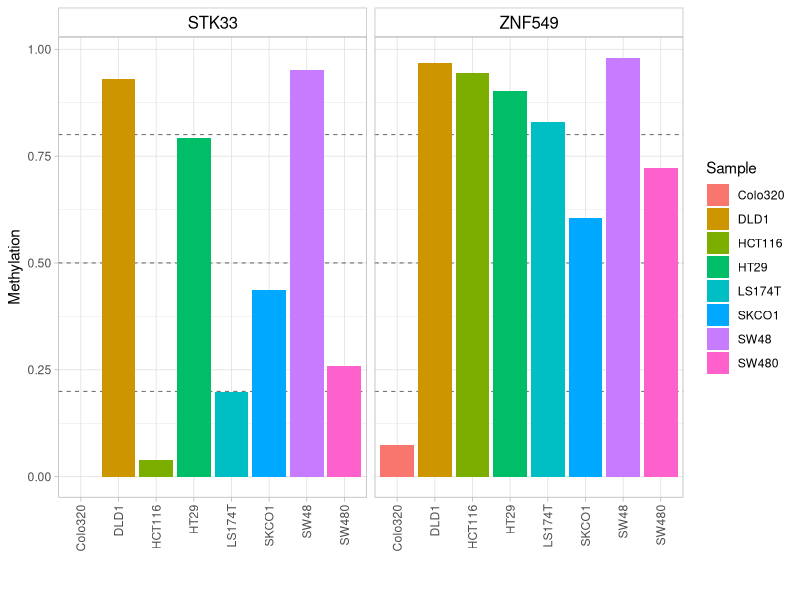
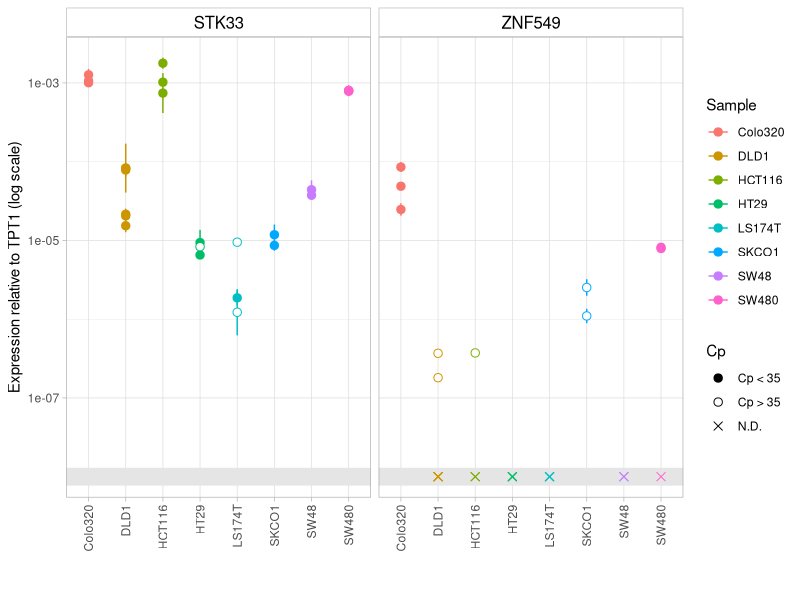
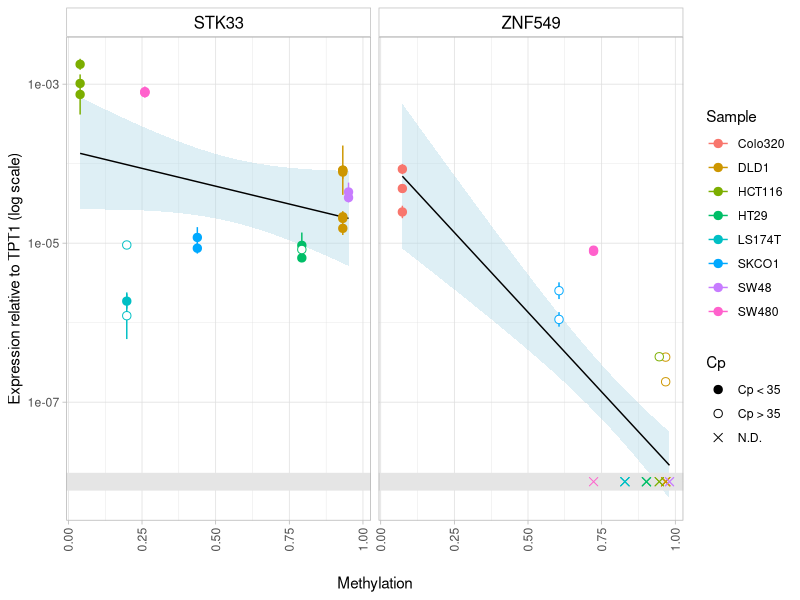
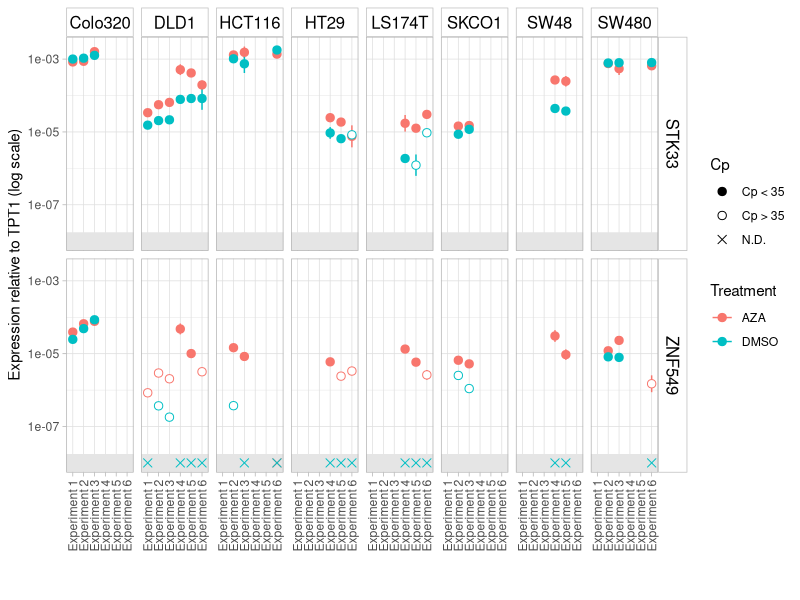

The R source for these figures, in order:
#################
# New version ###
################# 

library(data.table)
library(ggplot2)
library(tidyr)

# set the working directory where the data is stored

setwd("~/sandbox/QPCR_Julia/")

# load the expression data

expression_data <- fread("expression.csv")

# expected columns
# Experiment:     Label for the experiment
# Sample:         Sample name (cell line, case, etc)
# Treatment:      Applied treatment
# Date:           Date of the experiment
# Target:         Target Gene
# meanCp_Target:  Mean Cp (Ct) of the Target
# errorCp_Target: Standard error of the mean Cp of the Target
# E_Target:       Efficiency of the Target PCR amplification
# Ref:            Reference Gene (in this version of the script, just one)
# meanCp_Ref:     Mean Cp (Ct) of the Reference
# errorCp_Ref:    Standard error of the mean Cp of the Reference
# E_Ref:          Efficiency of the Reference PCR amplification


# Indicate the efficiencies, if necessary

expression_data[Target=="ZNF549",E_Target:=2]
expression_data[Target=="STK33",E_Target:=2]
expression_data[Ref=="TPT1",E_Ref:=2]

# Calculate the relative expression in log2

expression_data[,log2_Rel := meanCp_Ref*log2(E_Ref) - meanCp_Target*log2(E_Target)]
expression_data[,log2_Rel_error := sqrt((errorCp_Ref*log2(E_Ref))^2 + (errorCp_Target*log2(E_Target))^2)]

# Indicate if the Cp are <35, >35 or >40

expression_data[meanCp_Target < 35,Cp:="Cp < 35"]
expression_data[meanCp_Target >= 35,Cp:="Cp > 35"]
expression_data[is.na(meanCp_Target),Cp :="N.D."]

# convert expression to lineal scale

expression_data[,Rel := 2^log2_Rel]
expression_data[,Rel_max := 2^(log2_Rel+log2_Rel_error)]
expression_data[,Rel_min := 2^(log2_Rel-log2_Rel_error)]

# Samples with no amplification wil have a fixed relative expression value (by default 1e-8)

expression_data[Cp =="N.D.", Rel := 1e-8]

# Create nice labels for the graphs

expression_data[,Label := paste("Experiment",as.numeric(factor(Experiment)))]

# Add methylation information 

methylation <- fread("methylation.csv")
methylation[,Sample:=gsub("( |-)","",Sample)] # to remove spaces and dashes from the Sample names
expression_data <- merge(expression_data,methylation,by=c("Sample","Target","Treatment"),all.x=T,all.y=T)

# graphic themes

rotate_x_axis <- theme(axis.title.x = element_text(margin=margin(t=18)),
                       axis.text.x = element_text(angle=90,vjust=0.5,hjust=1))
theme_light2 <-  theme_light() +
  theme(strip.background = element_rect(fill="white",color="grey"),
        strip.text.y = element_text(color="black",size=12),
        strip.text.x = element_text(color="black",size=12))


# Plot the methylation per Sample

ggplot(expression_data[,list(Sample,Target,Methylation)] %>% unique %>% na.omit) + 
  aes(Sample,Methylation) + 
  geom_hline(yintercept=c(.2,.5,.8),lty=2,lwd=0.2) +
  geom_col(aes(fill=Sample)) +
  facet_wrap(~Target) +
  theme_light2 +
  xlab("") +
  rotate_x_axis
  
# common geoms to plot expression in the y axis

common_geoms <- list(
  geom_hline(yintercept = 1e-8,linewidth = 6,color="grey90"),
  geom_errorbar(aes(ymin=Rel_min,ymax=Rel_max),width=0),
  geom_point(aes(shape=Cp),fill="white",size=2.5),
  theme_light2,
  ylab("Expression relative to TPT1 (log scale)"),
  scale_y_log10(),
  scale_shape_manual(values=c(19,21,4))
)

# Plot the expression before treatment

ggplot(expression_data[Treatment=="DMSO" & !is.na(Cp)]) + 
  aes(Sample,Rel,color=Sample) +
  common_geoms +
  facet_wrap(~Target) +
  xlab("") +
  rotate_x_axis

# Plot methylation vs expression, before treatment

ggplot(expression_data[Treatment=="DMSO" & !is.na(Cp)]) + 
  aes(Methylation,Rel,color=Sample) + 
  geom_smooth(method="lm",color="black",fill="lightblue",lwd=.5) +
  common_geoms +
  facet_wrap(~Target) +
  xlab("Methylation") +
  rotate_x_axis

# Plot changes in expression after treatment

ggplot(expression_data[Sample!="WATER"]) + 
  aes(Label,Rel,color=Treatment) +
  common_geoms +
  facet_grid(cols=vars(Sample),rows=vars(Target)) +
  xlab("") +
  rotate_x_axis
  


